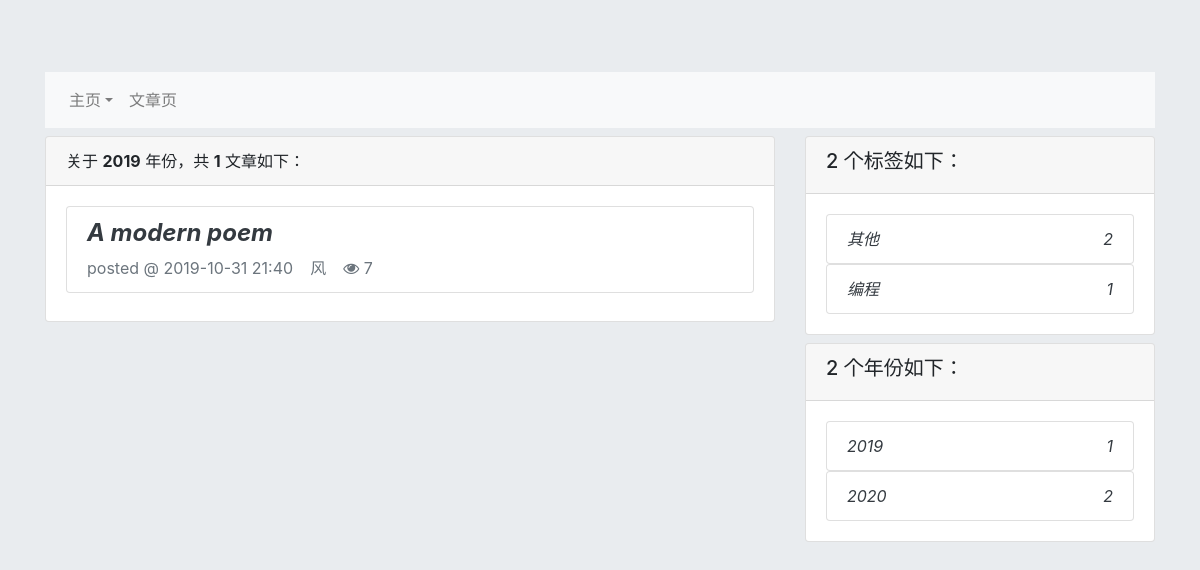
The app's page /blogs/articlesByYear/2019 with its own data.
### blog/models.py (models this page shows, shortened)
class Article(models.Model):
    states = (
        ('draft', '草稿'),
        ('pub', '发布'),
    )
    title = models.CharField('文章标题', max_length=200)
    author = models.CharField('作者', max_length=16)
    category = models.CharField('分类', max_length=10, default='其他')
    body = MDTextField('内容')
    pub_date = models.DateTimeField('发布日期', default=timezone.now)
    views = models.IntegerField('浏览量', default=0)
    mod_date = models.DateTimeField('修改时间', default=timezone.now)
    state = models.CharField('状态', max_length=8, choices=states, default='draft')

### blog/views.py (the view)
# urls.py: path('articlesByYear/<str:year>', views.get_articles_by_year, name='get_articles_by_year'),
def get_articles_by_year(request, year):
    articles = Article.objects.filter(pub_date__year=year, state='pub').order_by('-pub_date')
    label_to_articles, year_to_articles = get_label_and_year_to_articles()
    return render(request, 'blog/articles_by_year.html', locals())

### blog/templates/blog/articles_by_year.html (shortened to what this page needs)
{% extends 'blog/base.html' %}
{% block content %}
<div class="row">
    <div class="col-sm-12 col-md-12 col-lg-8 col-xl-8">
        <div class="card">
            <div class="card-header">
                <span>关于 <strong>{{ year }}</strong> 年份，共 <strong>{{ articles|length }}</strong> 文章如下：</span>
            </div>
            <div class="card-body">
                {% if articles %}
                {% for article in articles %}
                <div class="list-group">
                    <div class="list-group-item">
                        <h4>
                            <a class="text-dark font-italic font-weight-bold"
                            href="{% url 'blog:article_body' article.id %}">{{ article.title }}</a>
                        </h4>
                        <span class="text-muted">
                            posted @ {{ article.pub_date|date:'Y-m-d H:i' }}
                            &ensp; {{ article.author }}
                            &ensp; <i class="fa fa-eye" aria-hidden="true"></i> {{ article.views }}
                        </span>
                    </div>
                </div>
                {% endfor %}
                {% endif %}
            </div>
        </div>
    </div>
    <div class="col-sm-0 col-md-0 col-lg-4 col-xl-4">
        <div class="card">
            <div class="card-header">
                <h5>{{ label_to_articles|length }} 个标签如下：</h5>
            </div>
            <div class="card-body">
                {% if label_to_articles %}
                {% for label, articles in label_to_articles.items %}
                <a class="text-dark font-italic" href="{% url 'blog:get_articles_by_label' label %}">
                    <div class="list-group-item">
                        {{ label }}
                        <div class="float-right">
                            {{ articles|length }}
                        </div>
                    </div>
                </a>
                {% endfor %}
                {% endif %}
            </div>
        </div>
        <div class="card">
            <div class="card-header">
                <h5>{{ year_to_articles|length }} 个年份如下：</h5>
            </div>
            <div class="card-body">
                {% if year_to_articles %}
                {% for year, articles in year_to_articles.items %}
                <a class="text-dark font-italic" href="{% url 'blog:get_articles_by_year' year %}">
                    <div class="list-group-item">
                        {{ year }}
                        <div class="float-right">
                            {{ articles|length }}
                        </div>
                    </div>
                </a>
                {% endfor %}
                {% endif %}
            </div>
        </div>
    </div>
</div>
{% endblock %}

### records on screen
Article: title "A modern poem", pub_date "2019-10-31 21:40", author "风", views "7"

### other values on screen
{{ year }} "2019"
{{ articles|length }} "1"
{{ label_to_articles|length }} "2"
{{ label }} "其他" "编程"
{{ articles|length }} "2" "1"
{{ year_to_articles|length }} "2"
{{ year }} "2019" "2020"
{{ articles|length }} "1" "2"
